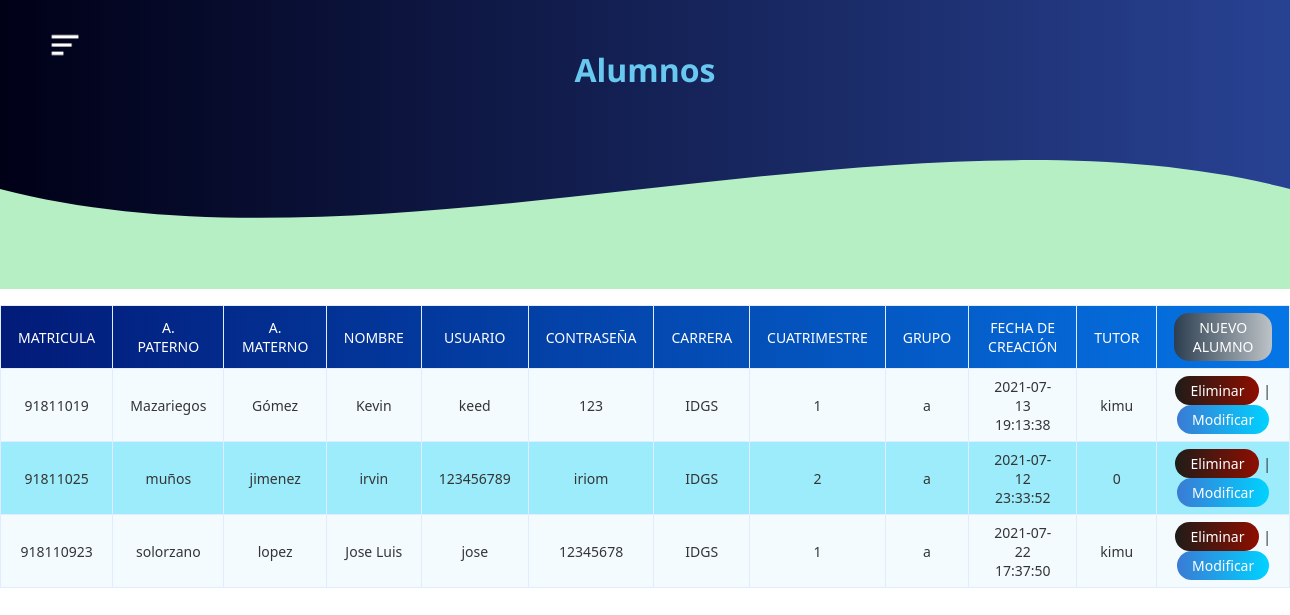
The page /admin/web/alumnos.php on the database its author committed.
### tables this page shows
CREATE TABLE `tbl_user` (
  `idtbl_user` int(10) UNSIGNED NOT NULL,
  `matriculauser` bigint(20) DEFAULT NULL,
  `tx_nombreuser` varchar(45) NOT NULL,
  `tx_appaterno` varchar(45) DEFAULT NULL,
  `tx_apmaterno` varchar(45) DEFAULT NULL,
  `tx_username` varchar(45) DEFAULT NULL,
  `tx_password` varchar(45) DEFAULT NULL,
  `ctg_tipousuario_idctg_tipousuario` int(10) UNSIGNED NOT NULL,
  `carrera_idcarrera` int(10) UNSIGNED NOT NULL,
  `cuatrimestre_idcuatrimestre` int(10) UNSIGNED NOT NULL,
  `grupo_idgrupo` int(10) UNSIGNED NOT NULL,
  `dt_registro` datetime DEFAULT NULL,
  `tutor` varchar(50) NOT NULL
);

CREATE TABLE `carrera` (
  `idcarrera` int(10) UNSIGNED NOT NULL,
  `tx_carrera` varchar(60) DEFAULT NULL
);

CREATE TABLE `cuatrimestre` (
  `idcuatrimestre` int(10) UNSIGNED NOT NULL,
  `tx_cuatrimestre` int(10) UNSIGNED DEFAULT NULL
);

CREATE TABLE `grupo` (
  `idgrupo` int(10) UNSIGNED NOT NULL,
  `tx_grupo` varchar(2) DEFAULT NULL
);

### admin/web/alumnos.php (the view, shortened to what this page needs)
<!DOCTYPE html>
<html lang="en">
<head>
    <link rel="stylesheet" href="../css/estilos.css">
</head>
<body>
<header>
        <div class="container">
            <nav>
                <a href="#" id="icono" class="icono"><img src="../../img/menu-alt-right-regular-24.png" class="img-icon"></a>
                <div class="enlaces uno" id="enlaces">
                </div>
            </nav>
        </div>
        <div>
            <h1>
                Alumnos
            </h1>
        </div>
    </header>
    <div class="wave">
        <div style="height: 150px; overflow: hidden;" >
            <svg viewBox="0 0 500 150" preserveAspectRatio="none" style="height: 100%; width: 100%;">
                <path d="M0.00,49.98 C150.00,150.00 349.20,-50.00 500.00,49.98 L500.00,150.00 L0.00,150.00 Z"
                style="stroke: none; fill: #B7EFC5;">
                </path>
            </svg>
        </div>
    </div>
    <?php
    include_once('../../bd/db.php');
    $db = new Database();
    $consulta= $db->connect()->prepare('SELECT * FROM tbl_user INNER JOIN carrera INNER JOIN cuatrimestre INNER JOIN grupo WHERE tbl_user.carrera_idcarrera = carrera.idcarrera AND tbl_user.cuatrimestre_idcuatrimestre = cuatrimestre.idcuatrimestre AND tbl_user.grupo_idgrupo = grupo.idgrupo');
    $row = $consulta->fetch(PDO::FETCH_NUM);
    if(isset($row)){
    ?>
    <br><br><br><center>
    <table class="tabla_datos">
        <thead>
        <tr id='titulo'>
        <td>Matricula</td>
        <td>A. paterno</td>
        <td>A. materno</td>
        <td>nombre</td>
        <td>Usuario</td>
        <td>Contraseña</td>
        <td>Carrera</td>
        <td>Cuatrimestre</td>
        <td>Grupo</td>
        <td>Fecha de creación</td>
        <td>Tutor</td>
        <td><a class="btn-add" href="actions/agregarA.php">Nuevo Alumno</a></td>
        </tr>
        </thead>
        <?php
        $sql="SELECT * FROM tbl_user INNER JOIN carrera INNER JOIN cuatrimestre INNER JOIN grupo WHERE tbl_user.carrera_idcarrera = carrera.idcarrera AND tbl_user.cuatrimestre_idcuatrimestre = cuatrimestre.idcuatrimestre AND tbl_user.grupo_idgrupo = grupo.idgrupo AND ctg_tipousuario_idctg_tipousuario=1 ORDER BY tx_appaterno ASC";
        $result=mysqli_query($con,$sql);
        while($mostrar=mysqli_fetch_array($result)){
        ?>
        <tr>
            <td><?php echo $mostrar['matriculauser'] ?></td>
            <td><?php echo $mostrar['tx_appaterno'] ?></td>
            <td><?php echo $mostrar['tx_apmaterno'] ?></td>
            <td><?php echo $mostrar['tx_nombreuser'] ?></td>
            <td><?php echo $mostrar['tx_username'] ?></td>
            <td><?php echo $mostrar['tx_password'] ?></td>
            <td><?php echo $mostrar['tx_carrera'] ?></td>
            <td><?php echo $mostrar['tx_cuatrimestre'] ?></td>
            <td><?php echo $mostrar['tx_grupo'] ?></td>
            <td><?php echo $mostrar['dt_registro'] ?></td>
            <td><?php echo $mostrar['tutor'] ?></td>
            <td>
                <a class="btn-warning" href="actions/deleteA.php?id=<?php print $mostrar['idtbl_user'] ?>">Eliminar</a>
                |
                <a class="btn-mod" href="actions/modificA.php?id=<?php print $mostrar['idtbl_user'] ?>">Modificar</a></td>
        </tr>
  <?php
  }
   ?>
  </table>
  </center>
  <?php
}
?>
</body>
</html>

### admin/css/estilos.css (style rules this page uses)
* { margin:0; padding: 0; box-sizing: border-box; }
body { font-family: 'Open Sans', sans-serif; background-color: #fff; }
nav { position: fixed; top: 20px; left: 20px; display: flex; justify-content: flex-start; }
h1 { color: #68C8F0; text-align: center; animation: arriba 1s ease-in; }
nav a { color:#68C8F0; text-decoration: none; }
.img-icon { width: 40px; height: 40px; }
.icono { display: block; z-index: 100000000; animation: moverIzquierda 1s ease-in; }
header { background: #284293; background: -webkit-linear-gradient(to right, #000017, #284293); background: linear-gradient(to right, #000017, #284293); height: auto; padding: 48px; width: 100%; }
.container { width: 95%; max-width: 1200px; display: flex; align-items: center; justify-content: space-around; margin: auto; }
div a { margin: 0 10px; border-radius: 5px; padding: 5px 15px; color: #fff; }
img { display: block; height: 450px; object-fit: cover; animation: arriba 1s ease-in; }
.wave { height: 100px; width: 100%; background: #284293; background: -webkit-linear-gradient(to right, #000017, #284293); background: linear-gradient(to right, #000017, #284293); }
.enlaces { position: fixed; display: flex; top: 0; background: #284293; justify-content: space-around; align-items: center; height: 100vh; left: 0; flex-direction: column; width: 40%; transition: all 1s ease; background: #000017; background: -webkit-linear-gradient(to right, #000017, #17a2dd); background: linear-gradient(to right, #000017, #17a2dd); }
.uno { -webkit-clip-path: circle(0% at 0 0); clip-path: circle(0% at 0 0); }
table { margin: auto; font-family: "Lucida Sans Unicode", "Lucida Grande", "Segoe Ui"; font-size: 12px; }
table td { transition: all .5s; }
.tabla_datos { border-collapse: collapse; font-size: 14px; min-width: 537px; }
.tabla_datos th, .tabla_datos td { border: 1px solid #e1edff; padding: 7px 17px; }
#titulo { background: #0575E6; background: -webkit-linear-gradient(to right, #021B79, #0575E6); background: linear-gradient(to right, #021B79, #0575E6); color: #FFFFFF; border-color: #6ea1cc !important; text-transform: uppercase; text-align: center; }
.tabla_datos tbody td { color: #353535; }
.tabla_datos tbody td { text-align: center; background-color: #9cecfb; }
.tabla_datos tbody tr:nth-child(odd) td { background-color: #f4fbff; }
.btn-warning { background: #8E0E00; background: -webkit-linear-gradient(to right, #1F1C18, #8E0E00); background: linear-gradient(to right, #1F1C18, #8E0E00); color: #fff; text-decoration: none; padding: 5px 15px; margin: 0; text-align: center; display: inline-block; border-radius: 15px; }
.btn-add { background: #bdc3c7; background: -webkit-linear-gradient(to right, #2c3e50, #bdc3c7); background: linear-gradient(to right, #2c3e50, #bdc3c7); color: #fff; text-decoration: none; padding: 5px 15px; margin: 0; text-align: center; display: inline-block; border-radius: 15px; }
.btn-mod { background: #00d2ff; background: -webkit-linear-gradient(to right, #3a7bd5, #00d2ff); background: linear-gradient(to right, #3a7bd5, #00d2ff); color: #fff; text-decoration: none; padding: 5px 15px; margin: 0; text-align: center; display: inline-block; border-radius: 15px; }

### rows shown on the page
tbl_user: matriculauser "91811019", tx_appaterno "Mazariegos", tx_apmaterno "Gómez", tx_nombreuser "Kevin", tx_username "keed", tx_password "123", carrera.tx_carrera "IDGS", cuatrimestre.tx_cuatrimestre "1", grupo.tx_grupo "a", dt_registro "2021-07-13 19:13:38", tutor "kimu"
tbl_user: matriculauser "91811025", tx_appaterno "muños", tx_apmaterno "jimenez", tx_nombreuser "irvin", tx_username "123456789", tx_password "iriom", carrera.tx_carrera "IDGS", cuatrimestre.tx_cuatrimestre "2", grupo.tx_grupo "a", dt_registro "2021-07-12 23:33:52", tutor "0"
tbl_user: matriculauser "918110923", tx_appaterno "solorzano", tx_apmaterno "lopez", tx_nombreuser "Jose Luis", tx_username "jose", tx_password "12345678", carrera.tx_carrera "IDGS", cuatrimestre.tx_cuatrimestre "1", grupo.tx_grupo "a", dt_registro "2021-07-22 17:37:50", tutor "kimu"
